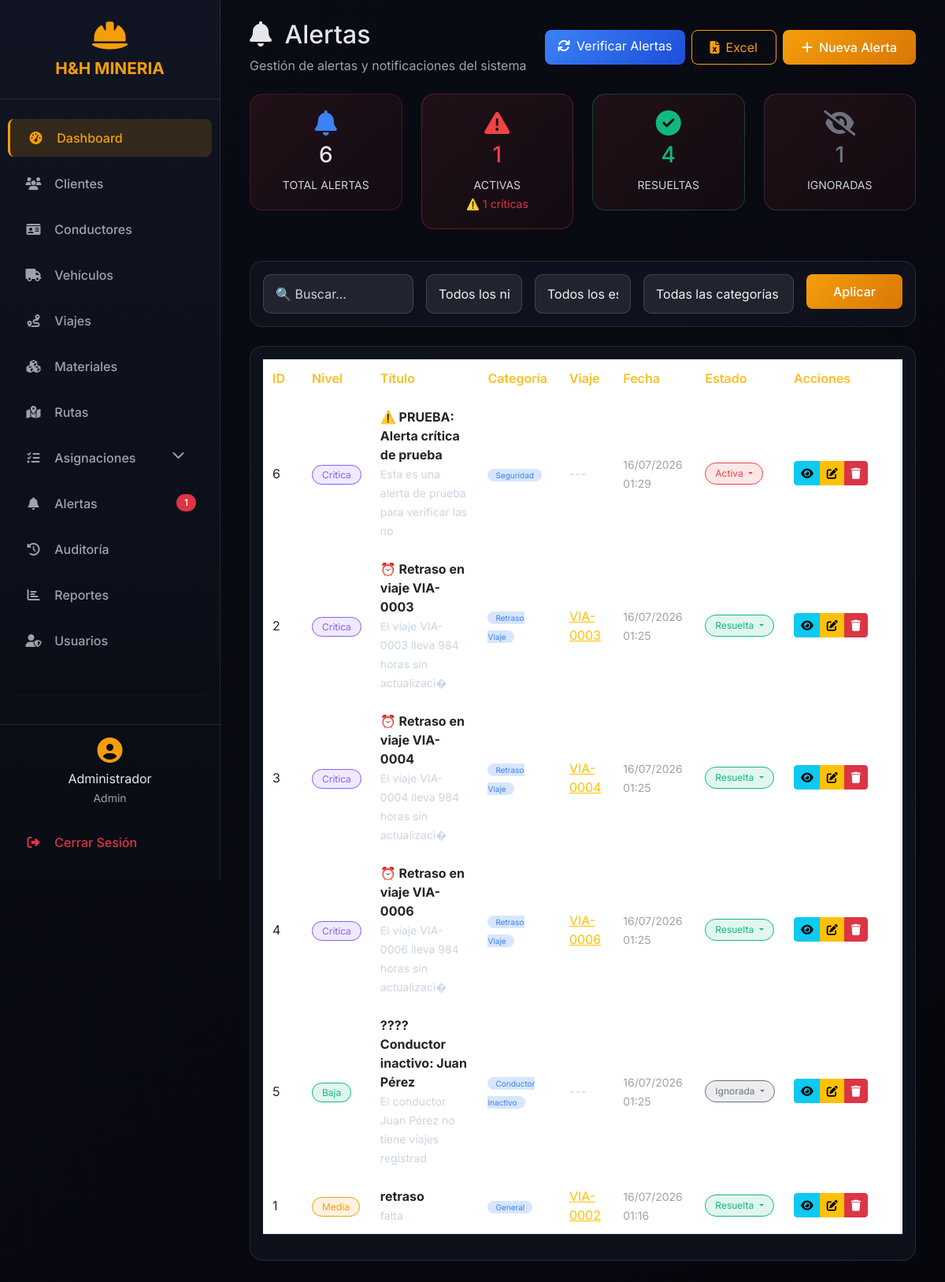
The app's page /modules/alertas/index.php (signed in) with its own data.
### tables this page shows
CREATE TABLE `alertas` (
  `id` int(11) NOT NULL,
  `nivel` enum('baja','media','alta','critica') DEFAULT 'baja',
  `titulo` varchar(200) NOT NULL,
  `descripcion` text DEFAULT NULL,
  `viaje_id` int(11) DEFAULT NULL,
  `estado` enum('activa','resuelta','ignorada') DEFAULT 'activa',
  `fecha_alerta` timestamp NOT NULL DEFAULT current_timestamp(),
  `created_at` timestamp NOT NULL DEFAULT current_timestamp(),
  `updated_at` timestamp NOT NULL DEFAULT current_timestamp() ON UPDATE current_timestamp(),
  `categoria` varchar(50) DEFAULT 'General',
  `usuario_creo` int(11) DEFAULT NULL,
  `usuario_resolvio` int(11) DEFAULT NULL,
  `fecha_resolucion` datetime DEFAULT NULL,
  `notificacion_enviada` tinyint(4) DEFAULT 0,
  `prioridad` int(11) DEFAULT 1
);

CREATE TABLE `viajes` (
  `id` int(11) NOT NULL,
  `codigo` varchar(50) NOT NULL,
  `cliente_id` int(11) DEFAULT NULL,
  `conductor_id` int(11) DEFAULT NULL,
  `vehiculo_id` int(11) DEFAULT NULL,
  `material_id` int(11) DEFAULT NULL,
  `ruta_id` int(11) DEFAULT NULL,
  `peso` decimal(10,2) DEFAULT NULL,
  `estado` enum('pendiente','en_progreso','completado','cancelado') DEFAULT 'pendiente',
  `fecha_viaje` date DEFAULT NULL,
  `created_at` timestamp NOT NULL DEFAULT current_timestamp(),
  `updated_at` timestamp NOT NULL DEFAULT current_timestamp() ON UPDATE current_timestamp(),
  `costo_total` decimal(12,2) DEFAULT 0.00,
  `ingreso_total` decimal(12,2) DEFAULT 0.00,
  `ganancia` decimal(12,2) DEFAULT 0.00,
  `fecha_inicio` datetime DEFAULT NULL,
  `fecha_fin` datetime DEFAULT NULL,
  `tiempo_real` int(11) DEFAULT NULL,
  `kilometros_recorridos` int(11) DEFAULT 0,
  `combustible_usado` decimal(10,2) DEFAULT 0.00,
  `observaciones` text DEFAULT NULL,
  `comprobante` varchar(100) DEFAULT NULL
);

### modules/alertas/index.php (the view, shortened to what this page needs)
<?php
$conn = getConnection();
$search = $_GET['search'] ?? '';
$query = "SELECT a.*,
          v.codigo as viaje_codigo,
          u.nombre as usuario_creo_nombre,
          u2.nombre as usuario_resolvio_nombre
          FROM alertas a
          LEFT JOIN viajes v ON a.viaje_id = v.id
          LEFT JOIN usuarios u ON a.usuario_creo = u.id
          LEFT JOIN usuarios u2 ON a.usuario_resolvio = u2.id
          WHERE 1=1";
$params = [];
$query .= " ORDER BY a.created_at DESC";
$stmt = $conn->prepare($query);
$stmt->execute($params);
$alertas = $stmt->fetchAll(PDO::FETCH_ASSOC);
$total = count($alertas);
$activas = count(array_filter($alertas, fn($a) => $a['estado'] == 'activa'));
$resueltas = count(array_filter($alertas, fn($a) => $a['estado'] == 'resuelta'));
$ignoradas = count(array_filter($alertas, fn($a) => $a['estado'] == 'ignorada'));
$criticas = count(array_filter($alertas, fn($a) => $a['nivel'] == 'critica' && $a['estado'] == 'activa'));
?>
<?php include '../../includes/header.php'; ?>
<div class="container-fluid">
    <div class="d-flex justify-content-between align-items-center mb-4 flex-wrap gap-3">
        <div>
            <h2><i class="fas fa-bell me-2"></i> Alertas</h2>
            <p class="text-muted mb-0">Gestión de alertas y notificaciones del sistema</p>
        </div>
        <div class="d-flex gap-2">
            <a href="?verificar_alertas=1" class="btn btn-verificar">
                <i class="fas fa-sync me-2"></i>Verificar Alertas
            </a>
            <button class="btn btn-gradient-outline" id="btnExportExcel"><i class="fas fa-file-excel me-2"></i>Excel</button>
            <button class="btn btn-gradient" data-bs-toggle="modal" data-bs-target="#modalAlerta" onclick="limpiarFormulario()">
                <i class="fas fa-plus me-2"></i>Nueva Alerta
            </button>
        </div>
    </div>
    <div class="row mb-4">
        <div class="col-md-3 mb-3">
            <div class="stat-card-alerta">
                <i class="fas fa-bell fa-2x mb-2" style="color: #3b82f6;"></i>
                <h3><?php echo $total; ?></h3>
                <small>TOTAL ALERTAS</small>
            </div>
        </div>
        <div class="col-md-3 mb-3">
            <div class="stat-card-alerta" style="border-color: rgba(239, 68, 68, 0.3);">
                <i class="fas fa-exclamation-triangle fa-2x mb-2" style="color: #ef4444;"></i>
                <h3 style="color: #ef4444;"><?php echo $activas; ?></h3>
                <small>ACTIVAS</small>
                <?php if ($criticas > 0): ?>
                    <br><small class="text-danger">⚠️ <?php echo $criticas; ?> críticas</small>
                <?php endif; ?>
            </div>
        </div>
        <div class="col-md-3 mb-3">
            <div class="stat-card-alerta" style="border-color: rgba(16, 185, 129, 0.3);">
                <i class="fas fa-check-circle fa-2x mb-2" style="color: #10b981;"></i>
                <h3 style="color: #10b981;"><?php echo $resueltas; ?></h3>
                <small>RESUELTAS</small>
            </div>
        </div>
        <div class="col-md-3 mb-3">
            <div class="stat-card-alerta" style="border-color: rgba(107, 114, 128, 0.3);">
                <i class="fas fa-eye-slash fa-2x mb-2" style="color: #6b7280;"></i>
                <h3 style="color: #6b7280;"><?php echo $ignoradas; ?></h3>
                <small>IGNORADAS</small>
            </div>
        </div>
    </div>
    <div class="card-glass p-3 mb-4">
        <div class="row g-3">
            <div class="col-md-3">
                <input type="text" id="searchInput" class="form-control" placeholder="🔍 Buscar..." value="<?php echo htmlspecialchars($search); ?>">
            </div>
            <div class="col-md-2">
                <select id="nivelFilter" class="form-select">
                    <option value="">Todos los niveles</option>
                </select>
            </div>
            <div class="col-md-2">
                <select id="estadoFilter" class="form-select">
                    <option value="">Todos los estados</option>
                </select>
            </div>
            <div class="col-md-3">
                <select id="categoriaFilter" class="form-select">
                    <option value="">Todas las categorías</option>
                </select>
            </div>
            <div class="col-md-2">
                <button id="applyFiltersBtn" class="btn btn-gradient w-100">Aplicar</button>
            </div>
        </div>
    </div>
    <div class="card-glass p-3">
        <?php if (empty($alertas)): ?>
            <div class="text-center py-5 text-muted">
                <i class="fas fa-bell-slash fa-4x mb-3 d-block"></i>
                <h5>No hay alertas registradas</h5>
                <p>Las alertas se mostrarán aquí cuando sean generadas por el sistema o creadas manualmente.</p>
            </div>
        <?php else: ?>
            <div class="table-responsive">
                <table class="table table-glass" id="tablaAlertas">
                    <thead>
                        <tr>
                            <th style="width: 50px">ID</th>
                            <th>Nivel</th>
                            <th>Título</th>
                            <th>Categoría</th>
                            <th>Viaje</th>
                            <th>Fecha</th>
                            <th>Estado</th>
                            <th style="width: 150px">Acciones</th>
                        </tr>
                    </thead>
                    <tbody>
                        <?php foreach ($alertas as $a): ?>
                        <tr>
                            <td><?php echo $a['id']; ?></td>
                            <td>
                                <span class="nivel-<?php echo $a['nivel']; ?>">
                                    <?php echo ucfirst($a['nivel']); ?>
                                </span>
                            </td>
                            <td>
                                <strong><?php echo htmlspecialchars($a['titulo']); ?></strong>
                                <?php if ($a['descripcion']): ?>
                                    <br><small class="text-muted"><?php echo htmlspecialchars(substr($a['descripcion'], 0, 50)); ?></small>
                                <?php endif; ?>
                            </td>
                            <td>
                                <span class="categoria-badge"><?php echo $a['categoria'] ?? 'General'; ?></span>
                            </td>
                            <td>
                                <?php if ($a['viaje_id']): ?>
                                    <a href="/MINERIA/modules/viajes/ver.php?id=<?php echo $a['viaje_id']; ?>" class="text-warning">
                                        <?php echo $a['viaje_codigo']; ?>
                                    </a>
                                <?php else: ?>
                                    <span class="text-muted">---</span>
                                <?php endif; ?>
                            </td>
                            <td>
                                <small><?php echo date('d/m/Y H:i', strtotime($a['created_at'])); ?></small>
                            </td>
                            <td>
                                <div class="dropdown">
                                    <button class="btn btn-sm estado-<?php echo $a['estado']; ?> dropdown-toggle" data-bs-toggle="dropdown">
                                        <?php echo ucfirst($a['estado']); ?>
                                    </button>
                                </div>
                            </td>
                            <td>
                                <div class="btn-group btn-group-sm">
                                    <button class="btn btn-info" onclick="verDetalle(<?php echo $a['id']; ?>)" title="Ver detalle"><i class="fas fa-eye"></i></button>
                                    <button class="btn btn-warning" onclick="editarAlerta(<?php echo $a['id']; ?>)" title="Editar"><i class="fas fa-edit"></i></button>
                                    <button class="btn btn-danger" onclick="eliminarAlerta(<?php echo $a['id']; ?>, '<?php echo htmlspecialchars($a['titulo']); ?>')" title="Eliminar"><i class="fas fa-trash"></i></button>
                                </div>
                            </td>
                        </tr>
                        <?php endforeach; ?>
                    </tbody>
                </table>
            </div>
        <?php endif; ?>
    </div>
</div>
<?php include '../../includes/footer.php'; ?>

### records on screen
alertas: id "6", nivel "Critica", titulo "⚠️ PRUEBA: Alerta crítica de prueba", descripcion "Esta es una alerta de prueba para verificar las no", categoria "Seguridad", created_at "16/07/2026 01:29", estado "Activa"
alertas: id "2", nivel "Critica", titulo "⏰ Retraso en viaje VIA-0003", descripcion "El viaje VIA-0003 lleva 984 horas sin actualizaci�", categoria "Retraso Viaje", viaje.codigo "VIA-0003", created_at "16/07/2026 01:25", estado "Resuelta"
alertas: id "3", nivel "Critica", titulo "⏰ Retraso en viaje VIA-0004", descripcion "El viaje VIA-0004 lleva 984 horas sin actualizaci�", categoria "Retraso Viaje", viaje.codigo "VIA-0004", created_at "16/07/2026 01:25", estado "Resuelta"
alertas: id "4", nivel "Critica", titulo "⏰ Retraso en viaje VIA-0006", descripcion "El viaje VIA-0006 lleva 984 horas sin actualizaci�", categoria "Retraso Viaje", viaje.codigo "VIA-0006", created_at "16/07/2026 01:25", estado "Resuelta"
alertas: id "5", nivel "Baja", titulo "???? Conductor inactivo: Juan Pérez", descripcion "El conductor Juan Pérez no tiene viajes registrad", categoria "Conductor Inactivo", created_at "16/07/2026 01:25", estado "Ignorada"
alertas: id "1", nivel "Media", titulo "retraso", descripcion "falta", categoria "General", viaje.codigo "VIA-0002", created_at "16/07/2026 01:16", estado "Resuelta"

### other values on screen
$_SESSION['alertas_pendientes'] "1"
$_SESSION['user_nombre'] "Administrador"
$_SESSION['user_rol'] "Admin"
$total "6"
$activas "1"
$criticas "1"
$resueltas "4"
$ignoradas "1"
